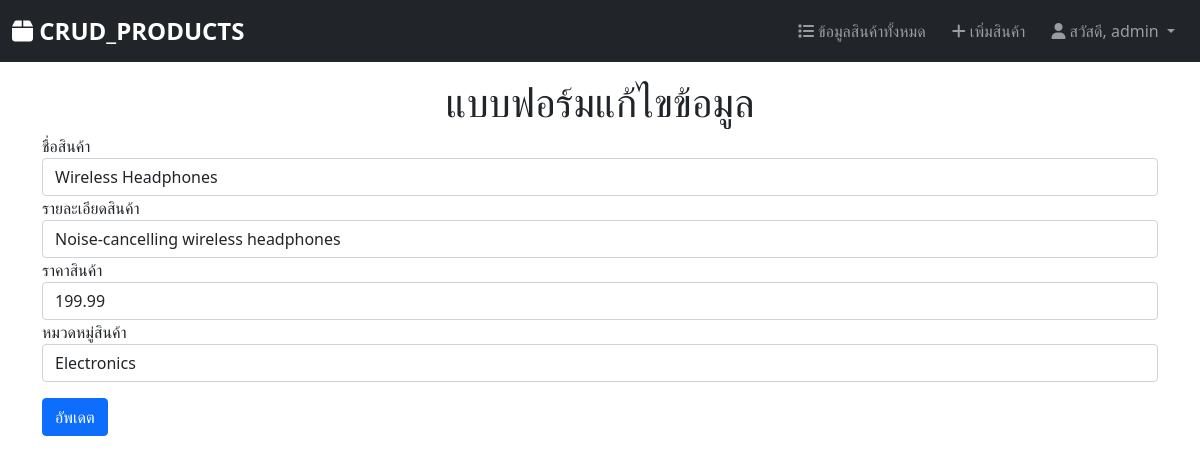
Screenshot of /editForm.php?id=14 (signed in) with the database file from the repository.
### tables this page shows
CREATE TABLE `products` (
  `product_id` int(11) NOT NULL,
  `product_name` varchar(255) NOT NULL,
  `description` text DEFAULT NULL,
  `price` decimal(10,2) NOT NULL,
  `category_id` int(11) DEFAULT NULL
);

### db/connect.php (called while the page is built, shortened)
<?php
$host="localhost";
$username="root";
$password="";
$db="crud_product";
$dsn="mysql:host=$host;dbname=$db;charset=utf8";
try{
    $pdo = new PDO($dsn,$username,$password);
}catch(PDOException $e){
    echo $e->getMessage();
}
require_once "db/controller.php";
$controller = new Controller($pdo);
?>

### db/controller.php (called while the page is built, shortened)
<?php
class Controller{
    private $db;
    function __construct($con){
        $this->db=$con;
    }
    function getCategories(){
        try{
            $sql = "SELECT * FROM categories";
            $result=$this->db->query($sql);
            return $result;
        }catch(PDOException $e){
            echo $e->getMessage();
            return false;
        }
    }
    function getProductDetail($id){
        try{
            $sql="SELECT * FROM products a
            INNER JOIN categories b
            ON a.category_id = b.category_id
            WHERE product_id = :id";
            $stmt=$this->db->prepare($sql);
            $stmt->bindParam(":id",$id);
            $stmt->execute();
            $result = $stmt->fetch(PDO::FETCH_ASSOC);
            return $result;
        }catch(PDOException $e){
            echo $e->getMessage();
            return false;
        }
    }
}
?>

### editForm.php (the view, shortened to what this page needs)
<?php
require_once "layout/header.php";
require_once "db/connect.php";
if(!isset($_GET["id"])){
    header("Location:index.php");
}else{
    $id=$_GET["id"];
    $pd=$controller->getProductDetail($id);
}
$result=$controller->getCategories();
?>
    <h1 class="text-center"><?php echo "แบบฟอร์มแก้ไขข้อมูล";?></h1>
    <form method="POST" action="updateEmployee.php">
        <div class="form-group">
            <label for="product_name">ชื่อสินค้า</label>
            <input type="text" name="product_name" class="form-control" value="<?php echo $pd["product_name"]?>">
        </div>
        <div class="form-group">
            <label for="description">รายละเอียดสินค้า</label>
            <input type="text" name="description" class="form-control" value="<?php echo $pd["description"]?>">
        </div>
        <div class="form-group">
            <label for="price">ราคาสินค้า</label>
            <input type="text" name="price" class="form-control" value="<?php echo $pd["price"]?>">
        </div>
        <div class="form-group">
            <label for="category_name">หมวดหมู่สินค้า</label>
            <select name="category_id" class="form-control">
                <?php while($row=$result->fetch(PDO::FETCH_ASSOC)){?>
                    <option
                    <?php if($row["category_id"] == $pd["category_id"]) echo "selected"?>
                    value="<?php echo $row["category_id"];?>"><?php echo $row["category_name"];?></option>
                <?php } ?>
            </select>
        </div>
        <input type="submit" name="submit" value="อัพเดต" class="btn btn-primary my-3">
    </form>
</div>
</body>
</html>

### rows the page displays
products: product_name "Wireless Headphones", description "Noise-cancelling wireless headphones", price "199.99"

### other values shown
$_SESSION["username"] "admin"
form field category_id "Electronics"
